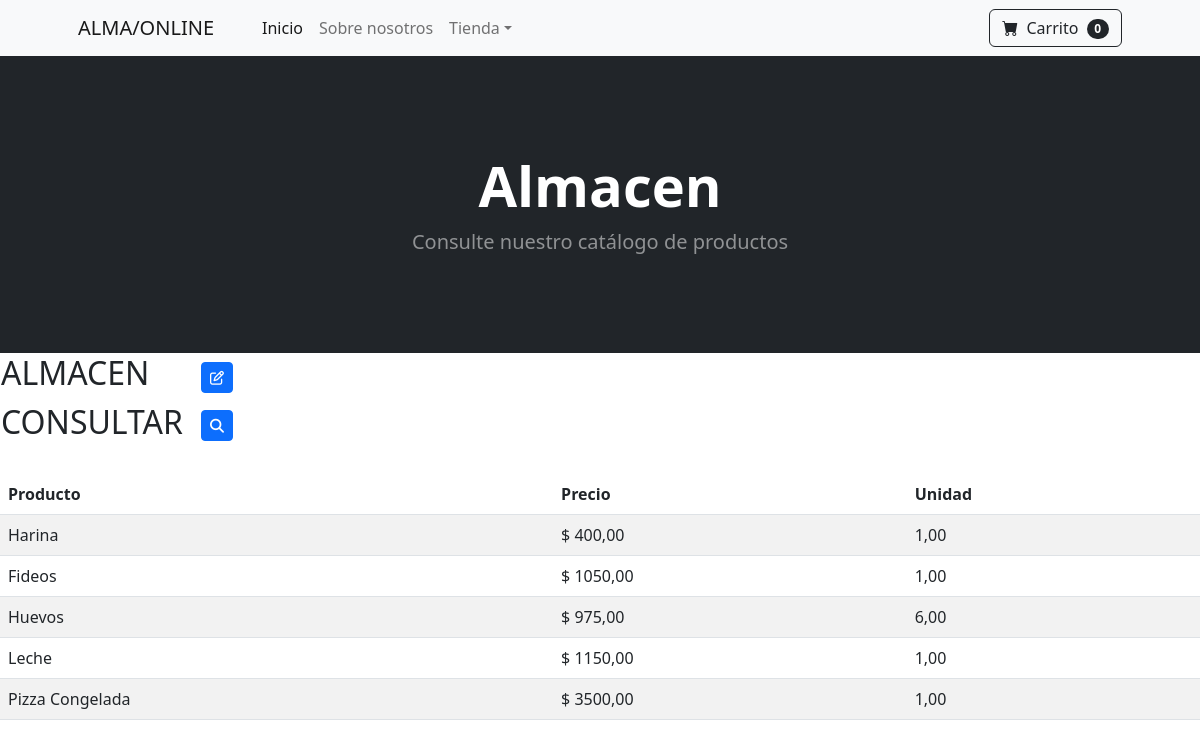
Screenshot of /almacen with the database file from the repository.
### aplicacion/models.py (models this page shows)
class Almacen(models.Model):
    nombre = models.CharField(max_length=50)
    precio = models.DecimalField(max_digits=10, decimal_places=2)
    unidad= models.DecimalField(max_digits=10, decimal_places=2)

### aplicacion/views.py (the view)
# urls.py: path('almacen', almacen, name="almacen"),
def almacen(request):
    productos_almacen = Almacen.objects.all()
    return render(request, "aplicacion/almacen.html", {
        'productos_almacen': productos_almacen})

### aplicacion/templates/aplicacion/almacen.html
{% extends 'aplicacion/index.html' %}
{% block Titulo %}
<h1 class="display-4 fw-bolder">Almacen</h1>
<p class="lead fw-normal text-white-50 mb-0">Consulte nuestro catálogo de productos</p>
</div>
</div>
</header>
{% endblock Titulo %}
{% block Contenido %}
<table>
    <tr>
        <td width="200"><h2>ALMACEN</h2></td>
        <td>
            <a
            href="{% url 'alma_form' %}"
            class="btn btn-primary btn-sm"
            ><i class="fa-regular fa-pen-to-square"></i>
            </a>
        </td>
    </tr>
</table>
<table>
    <tr>
        <td width="200"><h2>CONSULTAR</h2></td>
        <td>
            <a
            href="{% url 'buscar_alma' %}"
            class="btn btn-primary btn-sm"
            ><i class="fa-solid fa-magnifying-glass"></i>
            </a>
        </td>
    </tr>
</table>
<table class="table table-striped">
    <thead>
        <tr>
            <th>Producto</th>
            <th>Precio</th>
            <th>Unidad</th>
        </tr>
    </thead>
    <tbody>
        {% for producto in productos_almacen %}
        <tr>
            <td>{{ producto.nombre }}</td>
            <td>$ {{ producto.precio }}</td>
            <td>{{ producto.unidad }}</td>
        </tr>
        {% endfor %}
        {% endblock Contenido %}
        {% block Copyright %}
        <div class="card-footer p-4 pt-0 border-top-0 bg-transparent">
        </div>
        {% endblock Copyright %}

### rows the page displays
Almacen: nombre "Harina", precio "400,00", unidad "1,00"
Almacen: nombre "Fideos", precio "1050,00", unidad "1,00"
Almacen: nombre "Huevos", precio "975,00", unidad "6,00"
Almacen: nombre "Leche", precio "1150,00", unidad "1,00"
Almacen: nombre "Pizza Congelada", precio "3500,00", unidad "1,00"
